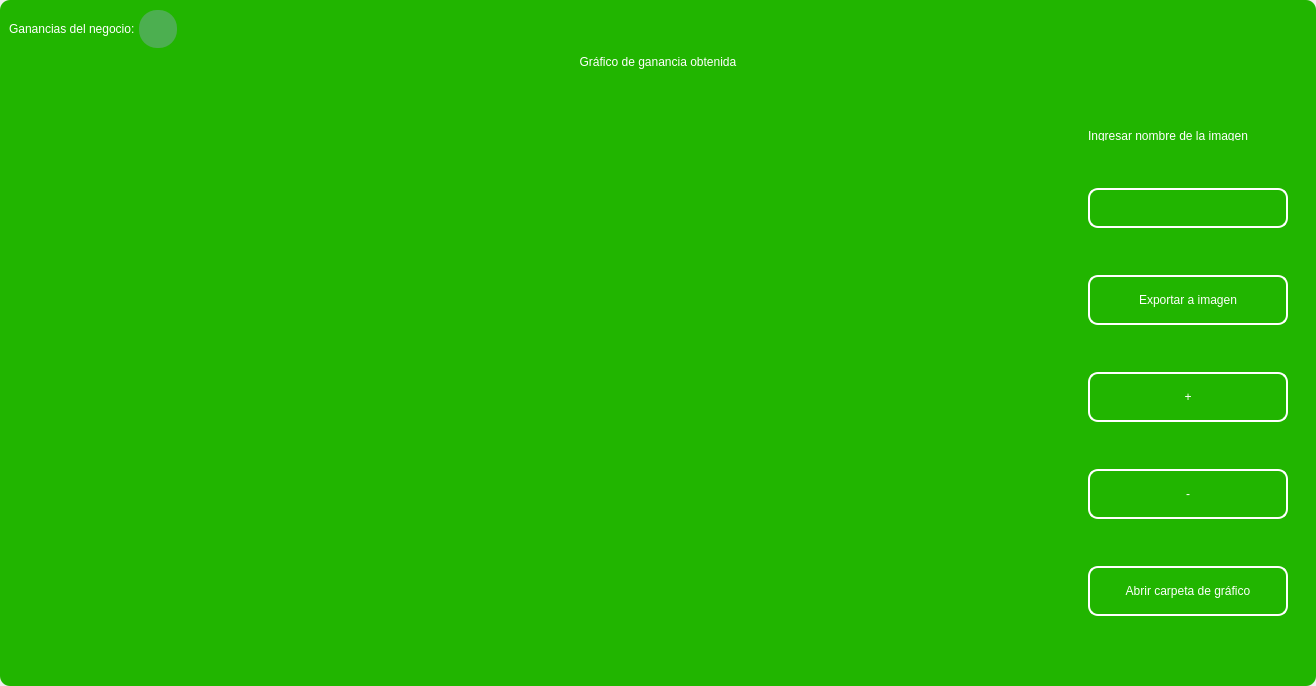
<?xml version="1.0" encoding="UTF-8"?>
<ui version="4.0">
 <class>MainWindow</class>
 <widget class="QMainWindow" name="MainWindow">
  <property name="geometry">
   <rect>
    <x>0</x>
    <y>0</y>
    <width>1316</width>
    <height>686</height>
   </rect>
  </property>
  <property name="windowTitle">
   <string>MainWindow</string>
  </property>
  <property name="styleSheet">
   <string notr="true"/>
  </property>
  <widget class="QWidget" name="centralwidget">
   <property name="styleSheet">
    <string notr="true"/>
   </property>
   <layout class="QVBoxLayout" name="verticalLayout">
    <property name="spacing">
     <number>0</number>
    </property>
    <property name="leftMargin">
     <number>0</number>
    </property>
    <property name="topMargin">
     <number>0</number>
    </property>
    <property name="rightMargin">
     <number>0</number>
    </property>
    <property name="bottomMargin">
     <number>0</number>
    </property>
    <item>
     <widget class="QFrame" name="frame">
      <property name="enabled">
       <bool>true</bool>
      </property>
      <property name="styleSheet">
       <string notr="true">
QFrame {
border-radius:10px;
background-color: rgb(33, 181, 0);
 }
</string>
      </property>
      <property name="frameShape">
       <enum>QFrame::StyledPanel</enum>
      </property>
      <property name="frameShadow">
       <enum>QFrame::Raised</enum>
      </property>
      <layout class="QVBoxLayout" name="verticalLayout_2">
       <item>
        <widget class="QFrame" name="frame_superior">
         <property name="minimumSize">
          <size>
           <width>0</width>
           <height>40</height>
          </size>
         </property>
         <property name="maximumSize">
          <size>
           <width>16777215</width>
           <height>40</height>
          </size>
         </property>
         <property name="styleSheet">
          <string notr="true">QPushButton{
border-radius:18px;
}

QPushButton:hover{
	background-color: rgb(0, 0, 0);
}
</string>
         </property>
         <property name="frameShape">
          <enum>QFrame::StyledPanel</enum>
         </property>
         <property name="frameShadow">
          <enum>QFrame::Raised</enum>
         </property>
         <layout class="QHBoxLayout" name="horizontalLayout_3">
          <property name="spacing">
           <number>4</number>
          </property>
          <property name="leftMargin">
           <number>0</number>
          </property>
          <property name="topMargin">
           <number>0</number>
          </property>
          <property name="rightMargin">
           <number>0</number>
          </property>
          <property name="bottomMargin">
           <number>0</number>
          </property>
          <item>
           <widget class="QLabel" name="label_3">
            <property name="styleSheet">
             <string notr="true">color: rgb(255, 255, 255);
font: 15pt &quot;MS Shell Dlg 2&quot;;</string>
            </property>
            <property name="text">
             <string>Ganancias del negocio:</string>
            </property>
           </widget>
          </item>
          <item>
           <widget class="QPushButton" name="btn_exit_2">
            <property name="minimumSize">
             <size>
              <width>38</width>
              <height>38</height>
             </size>
            </property>
            <property name="maximumSize">
             <size>
              <width>38</width>
              <height>38</height>
             </size>
            </property>
            <property name="cursor">
             <cursorShape>ArrowCursor</cursorShape>
            </property>
            <property name="styleSheet">
             <string notr="true">background-color: #4CAF50;</string>
            </property>
            <property name="text">
             <string/>
            </property>
            <property name="iconSize">
             <size>
              <width>35</width>
              <height>35</height>
             </size>
            </property>
           </widget>
          </item>
          <item>
           <spacer name="horizontalSpacer_2">
            <property name="orientation">
             <enum>Qt::Horizontal</enum>
            </property>
            <property name="sizeHint" stdset="0">
             <size>
              <width>443</width>
              <height>20</height>
             </size>
            </property>
           </spacer>
          </item>
          <item>
           <widget class="QPushButton" name="btn_exit">
            <property name="minimumSize">
             <size>
              <width>38</width>
              <height>38</height>
             </size>
            </property>
            <property name="maximumSize">
             <size>
              <width>38</width>
              <height>38</height>
             </size>
            </property>
            <property name="cursor">
             <cursorShape>PointingHandCursor</cursorShape>
            </property>
            <property name="text">
             <string/>
            </property>
            <property name="iconSize">
             <size>
              <width>35</width>
              <height>35</height>
             </size>
            </property>
           </widget>
          </item>
          <item>
           <widget class="QPushButton" name="bt_minimizar">
            <property name="minimumSize">
             <size>
              <width>38</width>
              <height>38</height>
             </size>
            </property>
            <property name="maximumSize">
             <size>
              <width>38</width>
              <height>38</height>
             </size>
            </property>
            <property name="cursor">
             <cursorShape>PointingHandCursor</cursorShape>
            </property>
            <property name="text">
             <string/>
            </property>
            <property name="icon">
             <iconset>
              <normaloff>image/minus.svg</normaloff>image/minus.svg</iconset>
            </property>
            <property name="iconSize">
             <size>
              <width>38</width>
              <height>38</height>
             </size>
            </property>
           </widget>
          </item>
          <item>
           <widget class="QPushButton" name="bt_maximizar">
            <property name="minimumSize">
             <size>
              <width>38</width>
              <height>38</height>
             </size>
            </property>
            <property name="maximumSize">
             <size>
              <width>38</width>
              <height>38</height>
             </size>
            </property>
            <property name="cursor">
             <cursorShape>PointingHandCursor</cursorShape>
            </property>
            <property name="text">
             <string/>
            </property>
            <property name="icon">
             <iconset>
              <normaloff>image/chevron-up.svg</normaloff>image/chevron-up.svg</iconset>
            </property>
            <property name="iconSize">
             <size>
              <width>38</width>
              <height>38</height>
             </size>
            </property>
           </widget>
          </item>
          <item>
           <widget class="QPushButton" name="bt_restaurar">
            <property name="minimumSize">
             <size>
              <width>38</width>
              <height>38</height>
             </size>
            </property>
            <property name="maximumSize">
             <size>
              <width>38</width>
              <height>38</height>
             </size>
            </property>
            <property name="cursor">
             <cursorShape>PointingHandCursor</cursorShape>
            </property>
            <property name="text">
             <string/>
            </property>
            <property name="icon">
             <iconset>
              <normaloff>image/chevron-down.svg</normaloff>image/chevron-down.svg</iconset>
            </property>
            <property name="iconSize">
             <size>
              <width>38</width>
              <height>38</height>
             </size>
            </property>
           </widget>
          </item>
          <item>
           <widget class="QPushButton" name="bt_cerrar">
            <property name="minimumSize">
             <size>
              <width>38</width>
              <height>38</height>
             </size>
            </property>
            <property name="maximumSize">
             <size>
              <width>38</width>
              <height>38</height>
             </size>
            </property>
            <property name="cursor">
             <cursorShape>PointingHandCursor</cursorShape>
            </property>
            <property name="text">
             <string/>
            </property>
            <property name="icon">
             <iconset>
              <normaloff>image/x.svg</normaloff>image/x.svg</iconset>
            </property>
            <property name="iconSize">
             <size>
              <width>38</width>
              <height>38</height>
             </size>
            </property>
           </widget>
          </item>
         </layout>
        </widget>
       </item>
       <item>
        <widget class="QLabel" name="label">
         <property name="styleSheet">
          <string notr="true">font: 30pt &quot;MS Shell Dlg 2&quot;;
color: rgb(255, 255, 255);</string>
         </property>
         <property name="text">
          <string>Gráfico de ganancia obtenida</string>
         </property>
         <property name="alignment">
          <set>Qt::AlignCenter</set>
         </property>
        </widget>
       </item>
       <item>
        <widget class="QFrame" name="frame_3">
         <property name="minimumSize">
          <size>
           <width>0</width>
           <height>0</height>
          </size>
         </property>
         <property name="frameShape">
          <enum>QFrame::StyledPanel</enum>
         </property>
         <property name="frameShadow">
          <enum>QFrame::Raised</enum>
         </property>
         <layout class="QHBoxLayout" name="horizontalLayout_4">
          <property name="leftMargin">
           <number>9</number>
          </property>
          <property name="topMargin">
           <number>9</number>
          </property>
          <property name="rightMargin">
           <number>9</number>
          </property>
          <item>
           <widget class="QGraphicsView" name="graphics_view">
            <property name="dragMode">
             <enum>QGraphicsView::NoDrag</enum>
            </property>
            <property name="transformationAnchor">
             <enum>QGraphicsView::NoAnchor</enum>
            </property>
           </widget>
          </item>
          <item>
           <layout class="QVBoxLayout" name="verticalLayout_4">
            <property name="spacing">
             <number>10</number>
            </property>
            <property name="sizeConstraint">
             <enum>QLayout::SetDefaultConstraint</enum>
            </property>
            <property name="leftMargin">
             <number>10</number>
            </property>
            <property name="topMargin">
             <number>10</number>
            </property>
            <property name="rightMargin">
             <number>10</number>
            </property>
            <property name="bottomMargin">
             <number>10</number>
            </property>
            <item>
             <widget class="QLabel" name="label_2">
              <property name="minimumSize">
               <size>
                <width>10</width>
                <height>10</height>
               </size>
              </property>
              <property name="maximumSize">
               <size>
                <width>500</width>
                <height>10</height>
               </size>
              </property>
              <property name="styleSheet">
               <string notr="true">color: rgb(255, 255, 255);
font: 10pt &quot;MS Shell Dlg 2&quot;;</string>
              </property>
              <property name="text">
               <string>Ingresar nombre de la imagen</string>
              </property>
             </widget>
            </item>
            <item>
             <widget class="QLineEdit" name="name_imagetxt">
              <property name="sizePolicy">
               <sizepolicy hsizetype="Fixed" vsizetype="Fixed">
                <horstretch>0</horstretch>
                <verstretch>0</verstretch>
               </sizepolicy>
              </property>
              <property name="minimumSize">
               <size>
                <width>200</width>
                <height>35</height>
               </size>
              </property>
              <property name="maximumSize">
               <size>
                <width>150</width>
                <height>40</height>
               </size>
              </property>
              <property name="styleSheet">
               <string notr="true">QLabel {
	color: rgb(255, 255, 254);
	font: 12pt &quot;Arial&quot;;
	background-color: rgba(0, 0, 0,0);
}

QTextEdit{
background-color: rgba(0, 0, 0,0);
border-radius:10px; 
font: 12pt &quot;Arial&quot;;
color: rgb(255, 255, 254);
border: 2px solid  rgb(255, 255, 255);

}

QTextEdit:hover{
background-color: rgba(0, 0, 0,0);
border-radius:10px; 
font: 12pt &quot;Arial&quot;;
border: 2px solid  rgb(120, 0, 171);
}

QTextEdit:focus{
background-color: rgb(0, 0, 0);
border-radius:10px; 
font: 12pt &quot;Arial&quot;;
border: 2px solid rgb(120, 0, 171);
}

QLineEdit{
background-color: rgba(0, 0, 0,0);
border-radius:10px; 
font: 12pt &quot;Arial&quot;;
color: rgb(255, 255, 254);
border: 2px solid  rgb(255, 255, 255);

}

QLineEdit:hover{
background-color: rgba(0, 0, 0,0);
border-radius:10px; 
font: 12pt &quot;Arial&quot;;
border: 2px solid  rgb(120, 0, 171);
}

QLineEdit:focus{
background-color: rgb(0, 0, 0);
border-radius:10px; 
font: 12pt &quot;Arial&quot;;
border: 2px solid rgb(120, 0, 171);
}

QCheckBox{
	font: 12pt &quot;Arial&quot;;
	color: rgb(255, 255, 255);
}

QCheckBox::indicator {
    width: 18px;
    height:18px;
}

QCheckBox::indicator:unchecked {
   background-image: url(image/square.svg);
}

QCheckBox::indicator:checked {
   background-image: url(image/check-square.svg);
}

QPushButton{
border-radius:10px; 
font: 12pt &quot;Arial&quot;;
color: rgb(255, 255, 254);
border: 2px solid #ffffff;
}

QPushButton:hover{
border-radius:10px; 
font: 12pt &quot;Arial&quot;;
color: rgb(255, 255, 255);
border: 2px solid rgb(120, 0, 171);
	background-color: rgb(120, 0, 171);
}
</string>
              </property>
              <property name="alignment">
               <set>Qt::AlignLeading|Qt::AlignLeft|Qt::AlignVCenter</set>
              </property>
             </widget>
            </item>
            <item>
             <widget class="QPushButton" name="btn_export_image">
              <property name="minimumSize">
               <size>
                <width>50</width>
                <height>40</height>
               </size>
              </property>
              <property name="maximumSize">
               <size>
                <width>300</width>
                <height>50</height>
               </size>
              </property>
              <property name="cursor">
               <cursorShape>PointingHandCursor</cursorShape>
              </property>
              <property name="styleSheet">
               <string notr="true">QPushButton{
border-radius:10px; 
font: 12pt &quot;Arial&quot;;
color: rgb(255, 255, 254);
border: 2px solid #ffffff;
}

QPushButton:hover{
border-radius:10px; 
font: 12pt &quot;Arial&quot;;
color: rgb(255, 255, 255);
border: 2px solid rgb(120, 0, 171);
	background-color: rgb(120, 0, 171);
}</string>
              </property>
              <property name="text">
               <string>Exportar a imagen</string>
              </property>
              <property name="iconSize">
               <size>
                <width>35</width>
                <height>35</height>
               </size>
              </property>
             </widget>
            </item>
            <item>
             <widget class="QPushButton" name="zoom_in_button">
              <property name="minimumSize">
               <size>
                <width>0</width>
                <height>40</height>
               </size>
              </property>
              <property name="maximumSize">
               <size>
                <width>300</width>
                <height>50</height>
               </size>
              </property>
              <property name="cursor">
               <cursorShape>PointingHandCursor</cursorShape>
              </property>
              <property name="styleSheet">
               <string notr="true">QPushButton{
border-radius:10px; 
font: 20pt &quot;Arial&quot;;
color: rgb(255, 255, 254);
border: 2px solid #ffffff;
}

QPushButton:hover{
border-radius:10px; 
font: 12pt &quot;Arial&quot;;
color: rgb(255, 255, 255);
border: 2px solid rgb(120, 0, 171);
	background-color: rgb(120, 0, 171);
}</string>
              </property>
              <property name="text">
               <string>+</string>
              </property>
              <property name="iconSize">
               <size>
                <width>35</width>
                <height>35</height>
               </size>
              </property>
             </widget>
            </item>
            <item>
             <widget class="QPushButton" name="zoom_out_button">
              <property name="minimumSize">
               <size>
                <width>0</width>
                <height>40</height>
               </size>
              </property>
              <property name="maximumSize">
               <size>
                <width>300</width>
                <height>50</height>
               </size>
              </property>
              <property name="cursor">
               <cursorShape>PointingHandCursor</cursorShape>
              </property>
              <property name="styleSheet">
               <string notr="true">QPushButton{
border-radius:10px; 
font: 20pt &quot;Arial&quot;;
color: rgb(255, 255, 254);
border: 2px solid #ffffff;
}

QPushButton:hover{
border-radius:10px; 
font: 12pt &quot;Arial&quot;;
color: rgb(255, 255, 255);
border: 2px solid rgb(120, 0, 171);
	background-color: rgb(120, 0, 171);
}</string>
              </property>
              <property name="text">
               <string>-</string>
              </property>
              <property name="iconSize">
               <size>
                <width>35</width>
                <height>35</height>
               </size>
              </property>
             </widget>
            </item>
            <item>
             <widget class="QPushButton" name="open_explore_file">
              <property name="minimumSize">
               <size>
                <width>0</width>
                <height>40</height>
               </size>
              </property>
              <property name="maximumSize">
               <size>
                <width>300</width>
                <height>50</height>
               </size>
              </property>
              <property name="cursor">
               <cursorShape>PointingHandCursor</cursorShape>
              </property>
              <property name="styleSheet">
               <string notr="true">QPushButton{
border-radius:10px; 
font: 12pt &quot;Arial&quot;;
color: rgb(255, 255, 254);
border: 2px solid #ffffff;
}

QPushButton:hover{
border-radius:10px; 
font: 12pt &quot;Arial&quot;;
color: rgb(255, 255, 255);
border: 2px solid rgb(120, 0, 171);
	background-color: rgb(120, 0, 171);
}</string>
              </property>
              <property name="text">
               <string>Abrir carpeta de gráfico</string>
              </property>
              <property name="iconSize">
               <size>
                <width>35</width>
                <height>35</height>
               </size>
              </property>
             </widget>
            </item>
           </layout>
          </item>
         </layout>
        </widget>
       </item>
      </layout>
     </widget>
    </item>
   </layout>
  </widget>
 </widget>
 <resources/>
 <connections/>
</ui>
